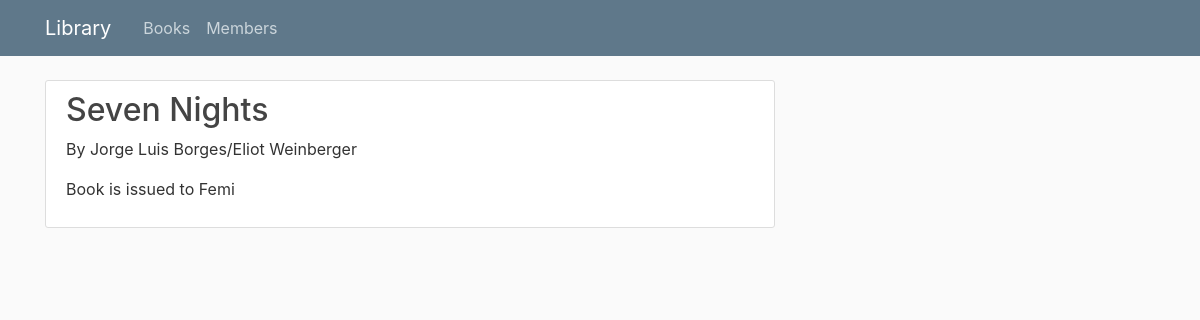
The page /books/17946 on the database its author committed.
### library/models.py (models this page shows, shortened)
class Books(db.Model):
    id = db.Column(db.String(30), nullable=False, unique=True, primary_key=True)
    title = db.Column(db.String(200), nullable=False)
    authors = db.Column(db.String(1000), nullable=False)
    average_rating = db.Column(db.Float, nullable=False)
    isbn = db.Column(db.Integer, unique=True, nullable=True)
    isbn13 = db.Column(db.Integer, unique=True, nullable=True)
    language = db.Column(db.String(5), nullable=True)
    pages = db.Column(db.Integer, nullable=True)
    ratings_count = db.Column(db.Integer, nullable=True)
    text_reviews_count = db.Column(db.Integer, nullable=True)
    publication_date = db.Column(db.DateTime, nullable=True)
    publisher = db.Column(db.String(100), nullable=True)
    member_id = db.Column(db.Integer, db.ForeignKey('member.id'), nullable=True)

class Member(db.Model):
    id = db.Column(db.Integer, primary_key=True)
    username = db.Column(db.String(20), unique=False, nullable=False)
    email = db.Column(db.String(120), unique=True, nullable=False)
    mobile_number = db.Column(db.Integer, nullable=True)
    dues = db.Column(db.Integer, nullable=True, default=0)
    books = db.relationship('Books', backref='member', lazy=True)

### library/routes.py (the view)
@app.route("/books/<bookID>", methods=['GET'])
def book(bookID):
    book = Books.query.filter_by(id=bookID).first()
    if book.member_id:
        member = book.member
        return render_template('book.html', title=book.title, book=book, member=member)
    return render_template('book.html', title=book.title, book=book)

### library/templates/book.html
{% extends "layout.html" %}
{% block content %}
    <article class="media content-section">
        <div class="media-body">
            <h2 class="article-title">{{ book.title }}</h2>
            <p class="article-content">By {{ book.authors }}</p>
            <div>
                {% if book.member_id %}
                <p>Book is issued to {{ member.username }}</p>
                {% else %}
                <a class="btn btn-success btn-sm" href="{{ url_for('issue_book', bookID=book.id) }}">Issue Book</a>
                {% endif %}
            </div>
        </div>
    </article>
{% endblock content %}

### library/static/main.css (style rules this page uses)
body { background: #fafafa; color: #333333; margin-top: 5rem; }
h1, h2, h3, h4, h5, h6 { color: #444444; }
.content-section { background: #ffffff; padding: 10px 20px; border: 1px solid #dddddd; border-radius: 3px; margin-bottom: 20px; }
.article-title { color: #444444; }
.article-content { white-space: pre-line; }

### rows shown on the page
Books: title "Seven Nights", authors "Jorge Luis Borges/Eliot Weinberger"
Member: username "Femi"
